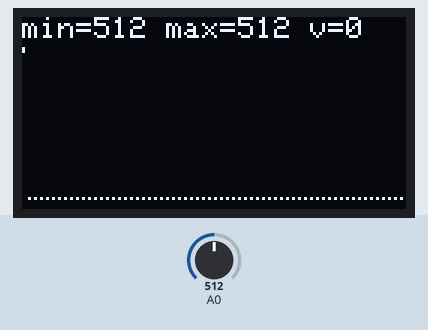
The sketch below on a simulated Arduino Uno, built with avr-gcc and run on an emulated ATmega328P. On the bench: 128×64 one-colour display. The inputs (shaded band) are chosen by the test bench; at power-on: A0 = 512.

Above: at 1.2 s.
1.3 s: A0 set to 716
At 1.7 s:
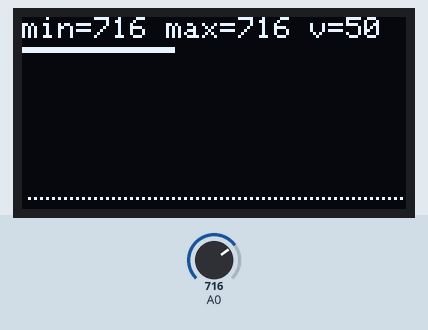
2.8 s: A0 set to 900
At 3.2 s:
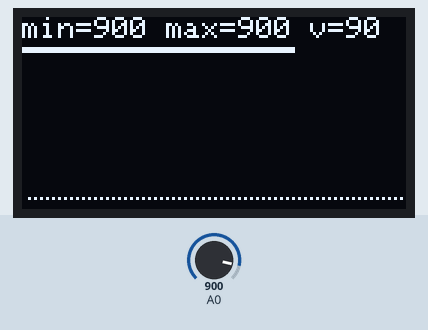
4.4 s: A0 set to 1023
At 5.6 s:
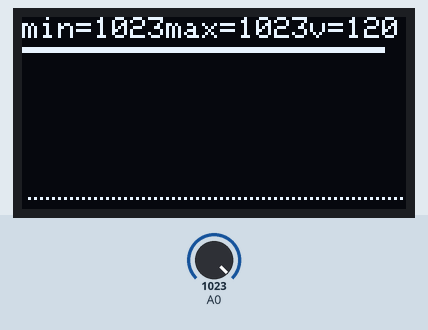
Timing chart, 0 to 7.4 s (numbered marks = the images above; inputs shaded):
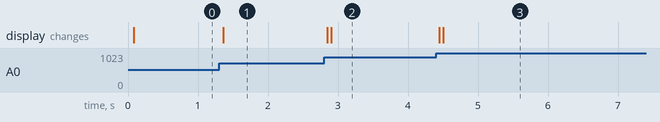

The sketch:

SpectrumAnalyzer_OLED.ino
```cpp
// http://www.radiolocman.com/shem/schematics.html?di=71070
// http://blurtime.blogspot.com/2010/11/arduino-realtime-audio-spectrum.html
// http://blurtime.blogspot.com/2010/11/arduino-spectrum-with-video-out.html

// microphone amplifier without C2:
// http://electronics.stackexchange.com/questions/57683/can-i-use-a-pnp-transistor-with-an-electret-microphone-to-get-an-non-inverting-o
// linein amplifier without C2 and R1
// C1=10uF, R1=10k, R2=100k, R3=10k, npn

#include "fix_fft.h"

#include <SPI.h>
#include <Wire.h>
#include <Adafruit_GFX.h>
#include <Adafruit_SSD1306.h>

#define OLED_RESET 4
Adafruit_SSD1306 display(OLED_RESET);

char im[128], data[128];
char x = 0, ylim = 60;
int i = 0, val;

void setup()
{
  Serial.begin(9600);
  display.begin(SSD1306_SWITCHCAPVCC);
  display.setTextSize(1);
  display.setTextColor(WHITE);
  display.clearDisplay();
  analogReference(DEFAULT); // Use default (5v) aref voltage.
};

void loop()
{
  int min=1024, max=0;
  for (i = 0; i < 128; i++) {
    val = analogRead(A0);
    data[i] = val / 4 - 128;
    //data[i] = (val-128)/8;
    im[i] = 0;
    if(val>max) max=val;
    if(val<min) min=val;
  };

  fix_fft(data, im, 7, 0);

  display.clearDisplay();
  for (i = 1; i < 64; i++) { // In the current design, 60Hz and noise
    int dat = sqrt(data[i] * data[i] + im[i] * im[i]);
    display.drawLine(i*2 + x, ylim, i*2 + x, ylim - dat, WHITE); // skip displaying the 0-500hz band completely.
  }; // rather than 1.
  display.drawLine(0, 10, data[0], 10, WHITE);
  display.drawLine(0, 11, data[0], 11, WHITE);
  display.setCursor(0,0);
  display.print("min=");
  display.print(min,1);
  display.setCursor(8*6,0);
  display.print("max=");
  display.print(max);
  display.setCursor(16*6,0);
  display.print("v=");
  display.print((int)data[0]);
  display.display();
};
```

fix_fft.cpp
```cpp
#include <avr/pgmspace.h>
#include "fix_fft.h"
//#include <WProgram.h>

// http://forum.arduino.cc/index.php/topic,38153.0.html

/* fix_fft.c - Fixed-point in-place Fast Fourier Transform  */
/*
  All data are fixed-point short integers, in which -32768
  to +32768 represent -1.0 to +1.0 respectively. Integer
  arithmetic is used for speed, instead of the more natural
  floating-point.

  For the forward FFT (time -> freq), fixed scaling is
  performed to prevent arithmetic overflow, and to map a 0dB
  sine/cosine wave (i.e. amplitude = 32767) to two -6dB freq
  coefficients. The return value is always 0.

  For the inverse FFT (freq -> time), fixed scaling cannot be
  done, as two 0dB coefficients would sum to a peak amplitude
  of 64K, overflowing the 32k range of the fixed-point integers.
  Thus, the fix_fft() routine performs variable scaling, and
  returns a value which is the number of bits LEFT by which
  the output must be shifted to get the actual amplitude
  (i.e. if fix_fft() returns 3, each value of fr[] and fi[]
  must be multiplied by 8 (2**3) for proper scaling.
  Clearly, this cannot be done within fixed-point short
  integers. In practice, if the result is to be used as a
  filter, the scale_shift can usually be ignored, as the
  result will be approximately correctly normalized as is.

  Written by:  Tom Roberts  11/8/89
  Made portable:  Malcolm Slaney 12/15/94 malcolm@interval.com
  Enhanced:  Dimitrios P. Bouras  14 Jun 2006 dbouras@ieee.org
  Modified for 8bit values David Keller  10.10.2010
*/


#define N_WAVE      256    /* full length of Sinewave[] */
#define LOG2_N_WAVE 8      /* log2(N_WAVE) */


/*
  Since we only use 3/4 of N_WAVE, we define only
  this many samples, in order to conserve data space.
*/


//const prog_int8_t Sinewave[N_WAVE-N_WAVE/4] PROGMEM = {
const int8_t Sinewave[N_WAVE-N_WAVE/4] PROGMEM = {
0, 3, 6, 9, 12, 15, 18, 21,
24, 28, 31, 34, 37, 40, 43, 46,
48, 51, 54, 57, 60, 63, 65, 68,
71, 73, 76, 78, 81, 83, 85, 88,
90, 92, 94, 96, 98, 100, 102, 104,
106, 108, 109, 111, 112, 114, 115, 117,
118, 119, 120, 121, 122, 123, 124, 124,
125, 126, 126, 127, 127, 127, 127, 127,

127, 127, 127, 127, 127, 127, 126, 126,
125, 124, 124, 123, 122, 121, 120, 119,
118, 117, 115, 114, 112, 111, 109, 108,
106, 104, 102, 100, 98, 96, 94, 92,
90, 88, 85, 83, 81, 78, 76, 73,
71, 68, 65, 63, 60, 57, 54, 51,
48, 46, 43, 40, 37, 34, 31, 28,
24, 21, 18, 15, 12, 9, 6, 3,

0, -3, -6, -9, -12, -15, -18, -21,
-24, -28, -31, -34, -37, -40, -43, -46,
-48, -51, -54, -57, -60, -63, -65, -68,
-71, -73, -76, -78, -81, -83, -85, -88,
-90, -92, -94, -96, -98, -100, -102, -104,
-106, -108, -109, -111, -112, -114, -115, -117,
-118, -119, -120, -121, -122, -123, -124, -124,
-125, -126, -126, -127, -127, -127, -127, -127,

/*-127, -127, -127, -127, -127, -127, -126, -126,
-125, -124, -124, -123, -122, -121, -120, -119,
-118, -117, -115, -114, -112, -111, -109, -108,
-106, -104, -102, -100, -98, -96, -94, -92,
-90, -88, -85, -83, -81, -78, -76, -73,
-71, -68, -65, -63, -60, -57, -54, -51,
-48, -46, -43, -40, -37, -34, -31, -28,
-24, -21, -18, -15, -12, -9, -6, -3, */
};


/*
  FIX_MPY() - fixed-point multiplication & scaling.
  Substitute inline assembly for hardware-specific
  optimization suited to a particluar DSP processor.
  Scaling ensures that result remains 16-bit.
*/
inline char FIX_MPY(char a, char b)
{

  //Serial.println(a);
 //Serial.println(b);


    /* shift right one less bit (i.e. 15-1) */
    int c = ((int)a * (int)b) >> 6;
    /* last bit shifted out = rounding-bit */
    b = c & 0x01;
    /* last shift + rounding bit */
    a = (c >> 1) + b;

        /*
        Serial.println(Sinewave[3]);
        Serial.println(c);
        Serial.println(a);
        while(1);*/

    return a;
}

/*
  fix_fft() - perform forward/inverse fast Fourier transform.
  fr[n],fi[n] are real and imaginary arrays, both INPUT AND
  RESULT (in-place FFT), with 0 <= n < 2**m; set inverse to
  0 for forward transform (FFT), or 1 for iFFT.
*/
int fix_fft(char fr[], char fi[], int m, int inverse)
{
    int mr, nn, i, j, l, k, istep, n, scale, shift;
    char qr, qi, tr, ti, wr, wi;

    n = 1 << m;

    /* max FFT size = N_WAVE */
    if (n > N_WAVE)
        return -1;

    mr = 0;
    nn = n - 1;
    scale = 0;

    /* decimation in time - re-order data */
    for (m=1; m<=nn; ++m) {
        l = n;
        do {
            l >>= 1;
        } while (mr+l > nn);
        mr = (mr & (l-1)) + l;

        if (mr <= m)
            continue;
        tr = fr[m];
        fr[m] = fr[mr];
        fr[mr] = tr;
        ti = fi[m];
        fi[m] = fi[mr];
        fi[mr] = ti;
    }

    l = 1;
    k = LOG2_N_WAVE-1;
    while (l < n) {
        if (inverse) {
            /* variable scaling, depending upon data */
            shift = 0;
            for (i=0; i<n; ++i) {
                j = fr[i];
                if (j < 0)
                    j = -j;
                m = fi[i];
                if (m < 0)
                    m = -m;
                if (j > 16383 || m > 16383) {
                    shift = 1;
                    break;
                }
            }
            if (shift)
                ++scale;
        } else {
            /*
              fixed scaling, for proper normalization --
              there will be log2(n) passes, so this results
              in an overall factor of 1/n, distributed to
              maximize arithmetic accuracy.
            */
            shift = 1;
        }
        /*
          it may not be obvious, but the shift will be
          performed on each data point exactly once,
          during this pass.
        */
        istep = l << 1;
        for (m=0; m<l; ++m) {
            j = m << k;
            /* 0 <= j < N_WAVE/2 */
            wr =  pgm_read_word_near(Sinewave + j+N_WAVE/4);

/*Serial.println("asdfasdf");
Serial.println(wr);
Serial.println(j+N_WAVE/4);
Serial.println(Sinewave[256]);

Serial.println("");*/


            wi = -pgm_read_word_near(Sinewave + j);
            if (inverse)
                wi = -wi;
            if (shift) {
                wr >>= 1;
                wi >>= 1;
            }
            for (i=m; i<n; i+=istep) {
                j = i + l;
                tr = FIX_MPY(wr,fr[j]) - FIX_MPY(wi,fi[j]);
                ti = FIX_MPY(wr,fi[j]) + FIX_MPY(wi,fr[j]);
                qr = fr[i];
                qi = fi[i];
                if (shift) {
                    qr >>= 1;
                    qi >>= 1;
                }
                fr[j] = qr - tr;
                fi[j] = qi - ti;
                fr[i] = qr + tr;
                fi[i] = qi + ti;
            }
        }
        --k;
        l = istep;
    }
    return scale;
}

/*
  fix_fftr() - forward/inverse FFT on array of real numbers.
  Real FFT/iFFT using half-size complex FFT by distributing
  even/odd samples into real/imaginary arrays respectively.
  In order to save data space (i.e. to avoid two arrays, one
  for real, one for imaginary samples), we proceed in the
  following two steps: a) samples are rearranged in the real
  array so that all even samples are in places 0-(N/2-1) and
  all imaginary samples in places (N/2)-(N-1), and b) fix_fft
  is called with fr and fi pointing to index 0 and index N/2
  respectively in the original array. The above guarantees
  that fix_fft "sees" consecutive real samples as alternating
  real and imaginary samples in the complex array.
*/
int fix_fftr(char f[], int m, int inverse)
{
    int i, N = 1<<(m-1), scale = 0;
    char tt, *fr=f, *fi=&f[N];

    if (inverse)
        scale = fix_fft(fi, fr, m-1, inverse);
    for (i=1; i<N; i+=2) {
        tt = f[N+i-1];
        f[N+i-1] = f[i];
        f[i] = tt;
    }
    if (! inverse)
        scale = fix_fft(fi, fr, m-1, inverse);
    return scale;
}
```

fix_fft.h
```cpp
#ifndef FIXFFT_H
#define FIXFFT_H

#include <Arduino.h>
#include <avr/pgmspace.h>


/*
  fix_fft() - perform forward/inverse fast Fourier transform.
  fr[n],fi[n] are real and imaginary arrays, both INPUT AND
  RESULT (in-place FFT), with 0 <= n < 2**m; set inverse to
  0 for forward transform (FFT), or 1 for iFFT.
*/
int fix_fft(char fr[], char fi[], int m, int inverse);


/*
  fix_fftr() - forward/inverse FFT on array of real numbers.
  Real FFT/iFFT using half-size complex FFT by distributing
  even/odd samples into real/imaginary arrays respectively.
  In order to save data space (i.e. to avoid two arrays, one
  for real, one for imaginary samples), we proceed in the
  following two steps: a) samples are rearranged in the real
  array so that all even samples are in places 0-(N/2-1) and
  all imaginary samples in places (N/2)-(N-1), and b) fix_fft
  is called with fr and fi pointing to index 0 and index N/2
  respectively in the original array. The above guarantees
  that fix_fft "sees" consecutive real samples as alternating
  real and imaginary samples in the complex array.
*/
int fix_fftr(char f[], int m, int inverse);


#endif
```

Measured:
- after the input at 1.3 s, the display: changes after 0.06 s (image 1)
- after the input at 2.8 s, the display: first changes after 0.05 s (image 2 shows a later state)
- after the input at 4.4 s, the display: first changes after 0.05 s (image 3 shows a later state)
